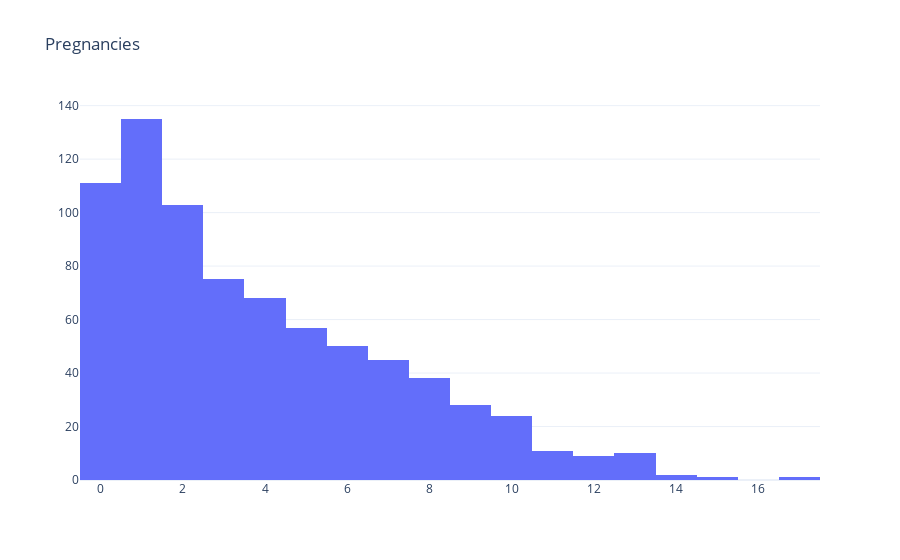

The code cell stored with this chart in its notebook:
### Code cell
fig = go.Figure(data = [
    go.Histogram(
        x = df.Pregnancies,
        y=df.Outcome,
        hovertemplate="<br>".join([
            "Pregnancies: %{x}",
            "Count: %{y}"]) # Make hover text more informative
    )
  ]
)
fig.update_layout(barmode='stack',template = 'plotly_white',title="Pregnancies")
fig.show()

### Figure 1 — Plotly figure (JSON) as saved in the notebook; plotly's stock layout.template omitted (floating-point values rounded to 4 significant figures; data arrays with more than 128 entries replaced by an {"elided": "..."} marker saying what was removed)
{"data": [{"hovertemplate": "Pregnancies: %{x}<br>Count: %{y}", "type": "histogram", "x": {"elided": "768 int values"}, "y": {"elided": "768 int values"}}], "layout": {"barmode": "stack", "title": {"text": "Pregnancies"}}}
